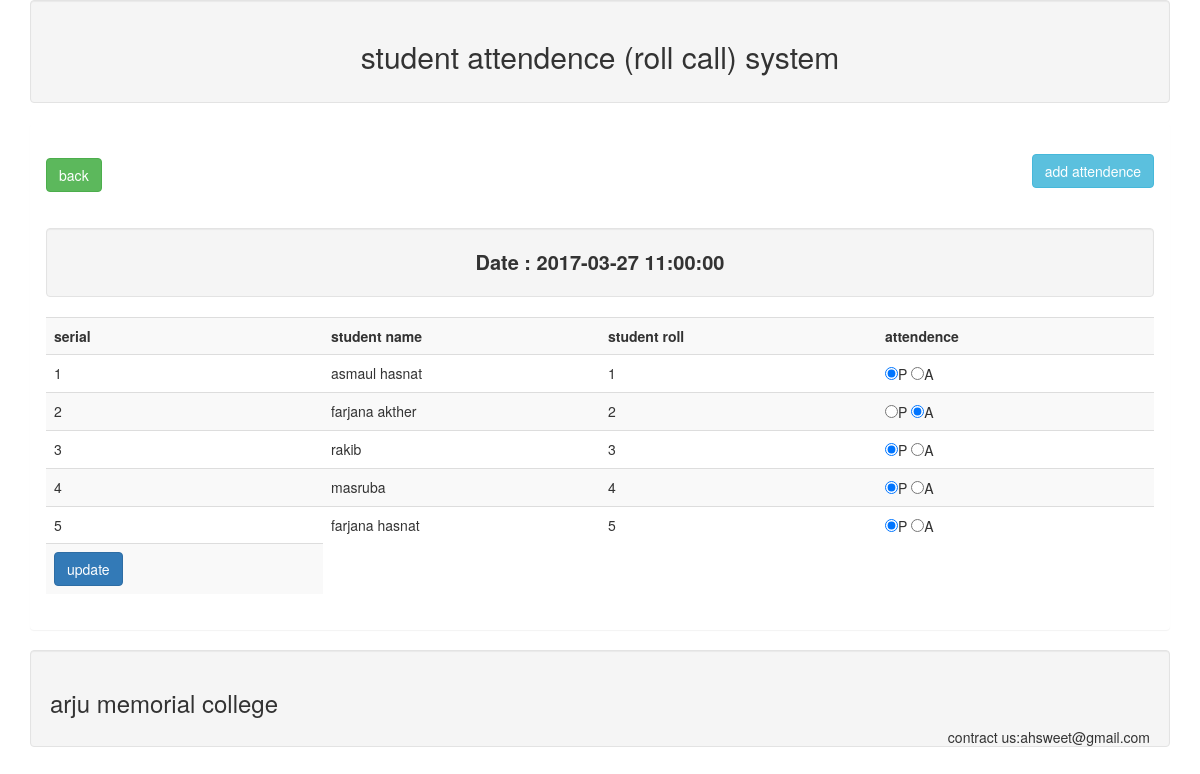
Page /view_student_attendence.php?dat=2017-03-27 11:00:00 on the committed database.
### tables this page shows
CREATE TABLE IF NOT EXISTS `tbl_attendence` (
  `statid` int(11) NOT NULL AUTO_INCREMENT,
  `satroll` int(11) NOT NULL,
  `attendence` varchar(255) NOT NULL,
  `attendencetime` datetime NOT NULL DEFAULT CURRENT_TIMESTAMP,
  `attendenceday` int(11) NOT NULL,
  PRIMARY KEY (`statid`)
);

CREATE TABLE IF NOT EXISTS `tbl_student` (
  `stid` int(11) NOT NULL AUTO_INCREMENT,
  `stname` varchar(255) NOT NULL,
  `stroll` int(11) NOT NULL,
  PRIMARY KEY (`stid`)
);

### lib/Database.php (called while the page is built, shortened)
<?php
Class Database{
	public $host   = DB_HOST;
	public $user   = DB_USER;
	public $pass   = DB_PASS;
	public $dbname = DB_NAME;
	public $link;
	private function connectDB(){
	$this->link = new mysqli($this->host, $this->user, $this->pass, $this->dbname);
 }
	public function select($query){
		$result = $this->link->query($query) or die($this->link->error.__LINE__);
		if($result->num_rows > 0){
			return $result;
		} else {
			return false;
		}
	}
}

### classes/student.php (called while the page is built, shortened)
<?php
$filepath = realpath(dirname(__FILE__));
	include_once ($filepath.'/../lib/Database.php');
class student
{
	private $db;
	function __construct()
	{
		$this->db=new Database();
	}
	public function getattendencebydate($current_date){
$selectquery="select tbl_attendence.*, tbl_student.stname from tbl_attendence,tbl_student where tbl_attendence.satroll=tbl_student.stroll and tbl_attendence.attendencetime='$current_date'";
$result=$this->db->select($selectquery);
return $result;
	}
}

### view_student_attendence.php (the view, shortened to what this page needs)
<?php include "inc/header.php";?>
  <div class="panel panel-deafult">
      <div class="panel-heading">
           <h2>
               <a class="btn btn-success" href="attendenceview.php">back</a>
               <a class="btn btn-info pull-right" href="index.php">add attendence</a>
           </h2>
      </div>
      <?php if(isset($_GET['dat']) && $_GET['dat'] !=null){
       $current_date=$_GET['dat'];
        $selectattenbydate=$stu->getattendencebydate( $current_date);
        }?>
      <div class="panel-body">
        <div class="well text-center"  style="font-size: 20px;">
          <strong>
            Date : <?php echo $current_date;
           ?>
          </strong>
        </div>
          <form method="post" action="">
            <table class="table table-striped">
              <tr>
                <th width="25%">serial</th>
                <th width="25%">student name</th>
                <th width="25%">student roll</th>
                <th width="25%">attendence</th>
              </tr>
              <?php
              if($selectattenbydate){$i=0;
              while($row=$selectattenbydate->fetch_assoc()){$i++;?>
              <tr>
                  <td><input type="hidden" name="dat" value="<?php echo$row['attendencetime'];?>">
                  <?php echo $i;?></td>
                  <td><?php echo $row['stname'];?></td>
                  <td><?php echo $row['satroll'];?></td>
                  <td><input <?php if ($row['attendence']=='present') {
                    echo 'checked';
                  }?> type="radio" name="atten[<?php echo $row['satroll'];?>]" value="present">P
                      <input <?php if ($row['attendence']=='absent') {
                    echo 'checked';
                  }?> type="radio" name="atten[<?php echo $row['satroll'];?>]" value="absent">A</td>
              </tr>
             <?php }
              }?>
               <tr>
                <td><input class="btn btn-primary" type="submit" name="submit" value="update"></td>
              </tr>
            </table>
          </form>
      </div>
</div>
<?php include "inc/footer.php";?>

### rows in the picture
tbl_attendence: tbl_student.stname "asmaul hasnat", satroll "1", attendence "☑"
tbl_attendence: tbl_student.stname "farjana akther", satroll "2", attendence "☑"
tbl_attendence: tbl_student.stname "rakib", satroll "3", attendence "☑"
tbl_attendence: tbl_student.stname "masruba", satroll "4", attendence "☑"
tbl_attendence: tbl_student.stname "farjana hasnat", satroll "5", attendence "☑"

### other values in the picture
$current_date "2017-03-27 11:00:00"
